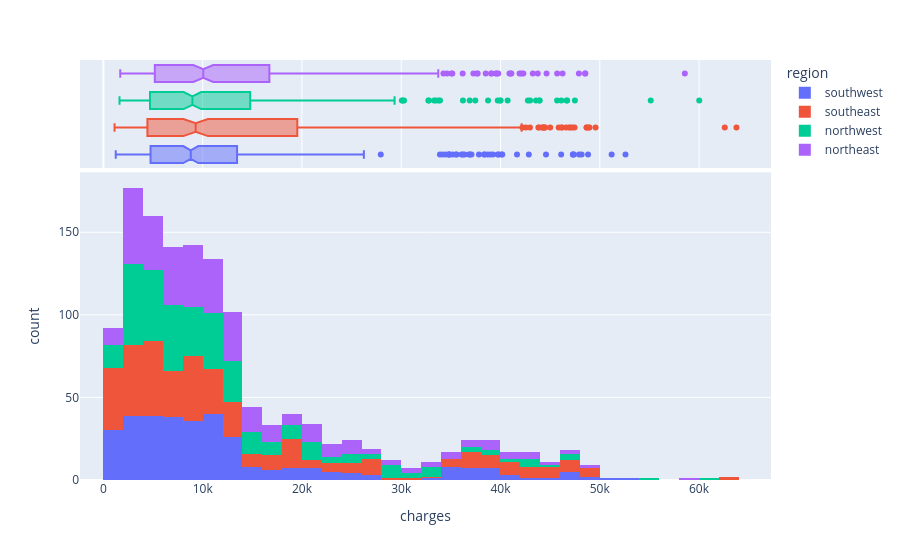

Notebook code cell kept with this figure:
### Code cell
# Distribution of medical charges by region
fig = px.histogram(medical_df, x='charges', marginal='box', color='region')
fig.update_layout(boxgap=0.1)
fig.show()

### Figure 1 — Plotly figure (JSON) as saved in the notebook; plotly's stock layout.template omitted (floating-point values rounded to 4 significant figures; data arrays with more than 128 entries replaced by an {"elided": "..."} marker saying what was removed)
{"data": [{"bingroup": "x", "hovertemplate": "region=southwest<br>charges=%{x}<br>count=%{y}<extra></extra>", "legendgroup": "southwest", "marker": {"color": "#636efa", "pattern": {"shape": ""}}, "name": "southwest", "orientation": "v", "showlegend": true, "type": "histogram", "x": {"elided": "325 float values"}, "xaxis": "x", "yaxis": "y"}, {"hovertemplate": "region=southwest<br>charges=%{x}<extra></extra>", "legendgroup": "southwest", "marker": {"color": "#636efa"}, "name": "southwest", "notched": true, "showlegend": false, "type": "box", "x": {"elided": "325 float values"}, "xaxis": "x2", "yaxis": "y2"}, {"bingroup": "x", "hovertemplate": "region=southeast<br>charges=%{x}<br>count=%{y}<extra></extra>", "legendgroup": "southeast", "marker": {"color": "#EF553B", "pattern": {"shape": ""}}, "name": "southeast", "orientation": "v", "showlegend": true, "type": "histogram", "x": {"elided": "364 float values"}, "xaxis": "x", "yaxis": "y"}, {"hovertemplate": "region=southeast<br>charges=%{x}<extra></extra>", "legendgroup": "southeast", "marker": {"color": "#EF553B"}, "name": "southeast", "notched": true, "showlegend": false, "type": "box", "x": {"elided": "364 float values"}, "xaxis": "x2", "yaxis": "y2"}, {"bingroup": "x", "hovertemplate": "region=northwest<br>charges=%{x}<br>count=%{y}<extra></extra>", "legendgroup": "northwest", "marker": {"color": "#00cc96", "pattern": {"shape": ""}}, "name": "northwest", "orientation": "v", "showlegend": true, "type": "histogram", "x": {"elided": "325 float values"}, "xaxis": "x", "yaxis": "y"}, {"hovertemplate": "region=northwest<br>charges=%{x}<extra></extra>", "legendgroup": "northwest", "marker": {"color": "#00cc96"}, "name": "northwest", "notched": true, "showlegend": false, "type": "box", "x": {"elided": "325 float values"}, "xaxis": "x2", "yaxis": "y2"}, {"bingroup": "x", "hovertemplate": "region=northeast<br>charges=%{x}<br>count=%{y}<extra></extra>", "legendgroup": "northeast", "marker": {"color": "#ab63fa", "pattern": {"shape": ""}}, "name": "northeast", "orientation": "v", "showlegend": true, "type": "histogram", "x": {"elided": "324 float values"}, "xaxis": "x", "yaxis": "y"}, {"hovertemplate": "region=northeast<br>charges=%{x}<extra></extra>", "legendgroup": "northeast", "marker": {"color": "#ab63fa"}, "name": "northeast", "notched": true, "showlegend": false, "type": "box", "x": {"elided": "324 float values"}, "xaxis": "x2", "yaxis": "y2"}], "layout": {"barmode": "relative", "boxgap": 0.1, "legend": {"title": {"text": "region"}, "tracegroupgap": 0}, "margin": {"t": 60}, "xaxis": {"anchor": "y", "domain": [0, 1], "title": {"text": "charges"}}, "xaxis2": {"anchor": "y2", "domain": [0, 1], "matches": "x", "showgrid": true, "showticklabels": false}, "yaxis": {"anchor": "x", "domain": [0, 0.7326], "title": {"text": "count"}}, "yaxis2": {"anchor": "x2", "domain": [0.7426, 1], "matches": "y2", "showgrid": false, "showline": false, "showticklabels": false, "ticks": ""}}}
